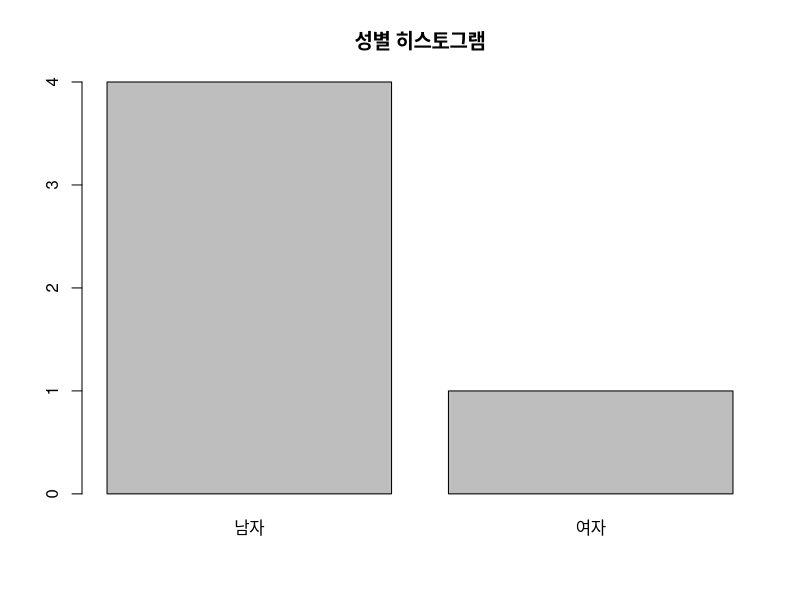
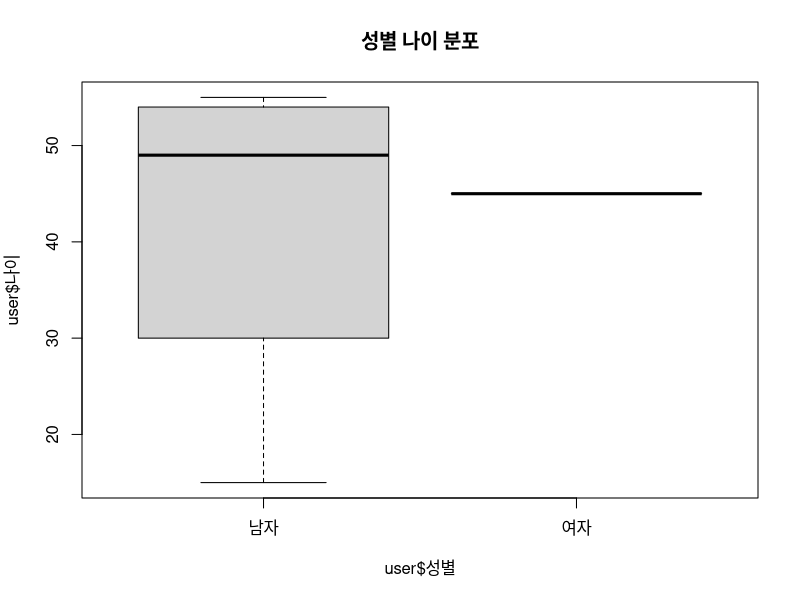

Generate these figures, in order, with R: (Note: this script raises an error after producing the figures.)
# 2장 연습문제

# 1. 다음과 같은 vector 객체를 생성하시오.
# 1-1. vec1 vector 변수를 만들고 "R" 문자가 5회 반복되도록 하시오.
vec1 <- rep("R",5)
vec1
# 1-2. vec2 vector 변수에 1~10까지 3간격으로 연속된 정수를 만드시오.
vec2 <- seq(1,10,3)
vec2
# 1-3. vec3에는 1~10까지 3간격으로 연속된 정수가 3회 반복되도록 만드시오.
vec3 <- rep(vec2, 3)
vec3
# 1-4. vec4에는 vec2~vec3가 모두 포함되는 vector를 만드시오.
vec4 <- c(vec2,vec3)
vec4
# 1-5. vec5 : 25 ~ -15까지 5간격으로 vector 생성(seq함수 이용)
vec5 <- seq(25,-15,-5)
vec5
# 1-6. vec4에서 홀수번째 값만 선택하여 vec6에 할당하시오(첨자 이용)
vec6 <- vec4[seq(1,length(vec4),2)]
vec6

# 2. 다음과 같은 vector를 컬럼으로 갖는 data.frame을 생성하시오.
name <- c("최민수", "유관순", "이순신", "김유신", "홍길동")
age <- c(55, 45, 45, 53, 15) # 연령
gender <- c(1, 2, 1, 1, 1) # 1:남자, 2:여자
gender_f <- factor(gender, levels=c(1,2),labels =c("남자","여자"))
gender_f
job <- c("연예인", "주부", "군인", "직장인", "학생")
sat <- c(3,4,2,5,5) # 만족도
grade <- c("C", "C", "A", "D", "A")
total <- c(44.4, 28.5, 43.5, NA, 27.1) # 총구매금액(NA:결측치)
# 2-1. 위 7개의 vector를 컬럼으로 갖는 user data.frame 생성
user <- data.frame(이름=name, 나이=age, 성별=gender_f, 직업=job, 만족도=sat, 등급=grade, 총구매금액=total)
user
# 2-2. gender 변수를 이용하여 히스토그램 그리기
postscriptFonts() # 지원하는 폰트 확인
pdf.options(family = "Korea1deb") # pdf 한글변환
pdf(file ="C:/Users/acorn/Documents/R_Studio/Rscript/chapter_ex/chapter02/ex2_2.pdf")
plot(user$성별, main="성별 히스토그램") # 나이 히스토그램 hist()는 변수가 숫자여야 하기에 적용이 안됨
plot(user$나이~user$성별, data=user, main="성별 나이 분포") # 성별 나이 
plot(user$만족도~user$직업, data=user, main="직업별 만족도") # 직업별 만족도
dev.off()

# 2-3. user에서 짝수행만 선택해서 user2에 넣기
user2 <- user[seq(2,5,2),]
user2

# 3. Data를 대상으로 apply()를 적용하여 행/열 방향으로 조건에 맞게 통계량을 구하시오.
kor <- c(90, 85, 90)
eng <- c(70, 85, 75)
math <- c(86, 92, 88)
# 3-1. 3개의 과목점수를 이용하여 data.frame 생성
subject <- data.frame(kor, eng, math)
subject
# 3-2. 행/열 방향으로 max()함수를 적용하여 최댓값 구하기
apply(subject, 1, max) # 행 방향. 1행 : 90, 2행 : 92, 3행 : 90
apply(subject, 2, max) # 열 방향. 1열 : 90, 2열 : 85, 3열 : 92
# 3-3. 행/열 방향으로 mean()함수를 적용하여 평균 구하기(소숫점 2자리 표현)
# 힌트 : round(data, 자릿수)
round(apply(subject, 1, mean), 2) # 행 방향
round(apply(subject, 2, mean), 2) # 열 방향
describe(subject)
# 3-4. 행 단위 분산과 표준편차 구하기
apply(subject, 1, sd) # 표준편차
apply(subject, 1, var) # 분산 (표준편차의 제곱)

# 4. 다음의 Data2 객체를 대상으로 정규표현식을 적용하여 문자열을 처리하시오.
Data2 <- c("2017-02-05 수입3000원", "2017-02-06 수입4500원", "2017-02-07 수입2500원")
Data2
require(stringr)
# 4-1. 일짜별 수입을 다음과 같이 출력하시오.
# 출력결과) "3000원" "4500원" "2500원"
str_extract_all(Data2, "[0-9]{4}[가-히]{1}")
# 4-2. 위 vector에서 연속하여 2개 이상 나오는 모든 숫자를 제거하시오.
# 출력결과) "--수입원" "--수입원" "--수입원"
str_extract_all(Data2, "[^0-9]{1,}")
# 4-3. 위 vector에서 -를 /로 치환하시오.
str_replace_all(Data2, "-", "/")
# 4-4. 모든 원소를 쉼표(,)에 의해서 하나의 문자열로 합치시오.
# 힌트 paste(데이터, collapse=",") 함수 이용
paste(Data2, collapse=",")
